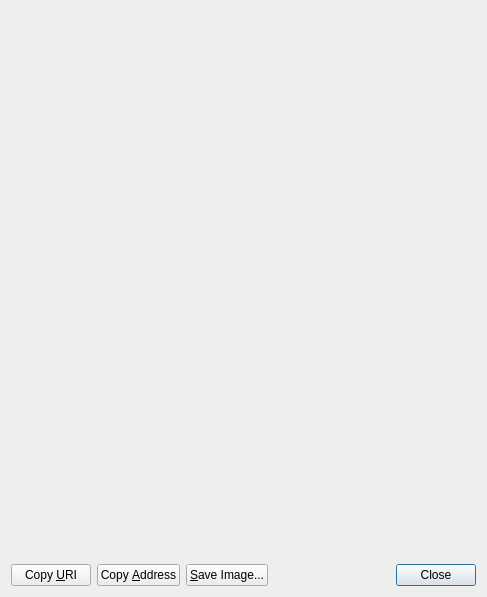
<?xml version="1.0" encoding="UTF-8"?>
<ui version="4.0">
 <class>ReceiveRequestDialog</class>
 <widget class="QDialog" name="ReceiveRequestDialog">
  <property name="geometry">
   <rect>
    <x>0</x>
    <y>0</y>
    <width>487</width>
    <height>597</height>
   </rect>
  </property>
  <property name="styleSheet">
   <string notr="true">background-color: rgb(238, 238, 236);</string>
  </property>
  <layout class="QVBoxLayout" name="verticalLayout_3">
   <item>
    <widget class="QRImageWidget" name="lblQRCode">
     <property name="sizePolicy">
      <sizepolicy hsizetype="Expanding" vsizetype="Fixed">
       <horstretch>0</horstretch>
       <verstretch>0</verstretch>
      </sizepolicy>
     </property>
     <property name="minimumSize">
      <size>
       <width>300</width>
       <height>320</height>
      </size>
     </property>
     <property name="toolTip">
      <string>QR Code</string>
     </property>
     <property name="textFormat">
      <enum>Qt::PlainText</enum>
     </property>
     <property name="alignment">
      <set>Qt::AlignCenter</set>
     </property>
     <property name="wordWrap">
      <bool>true</bool>
     </property>
    </widget>
   </item>
   <item>
    <widget class="QTextEdit" name="outUri">
     <property name="sizePolicy">
      <sizepolicy hsizetype="Expanding" vsizetype="Expanding">
       <horstretch>0</horstretch>
       <verstretch>0</verstretch>
      </sizepolicy>
     </property>
     <property name="minimumSize">
      <size>
       <width>0</width>
       <height>50</height>
      </size>
     </property>
     <property name="frameShape">
      <enum>QFrame::NoFrame</enum>
     </property>
     <property name="frameShadow">
      <enum>QFrame::Plain</enum>
     </property>
     <property name="tabChangesFocus">
      <bool>true</bool>
     </property>
     <property name="textInteractionFlags">
      <set>Qt::TextSelectableByKeyboard|Qt::TextSelectableByMouse</set>
     </property>
    </widget>
   </item>
   <item>
    <layout class="QHBoxLayout" name="horizontalLayout">
     <item>
      <widget class="QPushButton" name="btnCopyURI">
       <property name="text">
        <string>Copy &amp;URI</string>
       </property>
       <property name="autoDefault">
        <bool>false</bool>
       </property>
      </widget>
     </item>
     <item>
      <widget class="QPushButton" name="btnCopyAddress">
       <property name="text">
        <string>Copy &amp;Address</string>
       </property>
       <property name="autoDefault">
        <bool>false</bool>
       </property>
      </widget>
     </item>
     <item>
      <widget class="QPushButton" name="btnSaveAs">
       <property name="text">
        <string>&amp;Save Image...</string>
       </property>
       <property name="autoDefault">
        <bool>false</bool>
       </property>
      </widget>
     </item>
     <item>
      <spacer name="horizontalSpacer_2">
       <property name="orientation">
        <enum>Qt::Horizontal</enum>
       </property>
       <property name="sizeHint" stdset="0">
        <size>
         <width>40</width>
         <height>20</height>
        </size>
       </property>
      </spacer>
     </item>
     <item>
      <widget class="QDialogButtonBox" name="buttonBox">
       <property name="standardButtons">
        <set>QDialogButtonBox::Close</set>
       </property>
      </widget>
     </item>
    </layout>
   </item>
  </layout>
 </widget>
 <customwidgets>
  <customwidget>
   <class>QRImageWidget</class>
   <extends>QLabel</extends>
   <header>receiverequestdialog.h</header>
  </customwidget>
 </customwidgets>
 <resources/>
 <connections>
  <connection>
   <sender>buttonBox</sender>
   <signal>rejected()</signal>
   <receiver>ReceiveRequestDialog</receiver>
   <slot>reject()</slot>
   <hints>
    <hint type="sourcelabel">
     <x>452</x>
     <y>573</y>
    </hint>
    <hint type="destinationlabel">
     <x>243</x>
     <y>298</y>
    </hint>
   </hints>
  </connection>
  <connection>
   <sender>buttonBox</sender>
   <signal>accepted()</signal>
   <receiver>ReceiveRequestDialog</receiver>
   <slot>accept()</slot>
   <hints>
    <hint type="sourcelabel">
     <x>452</x>
     <y>573</y>
    </hint>
    <hint type="destinationlabel">
     <x>243</x>
     <y>298</y>
    </hint>
   </hints>
  </connection>
 </connections>
</ui>
